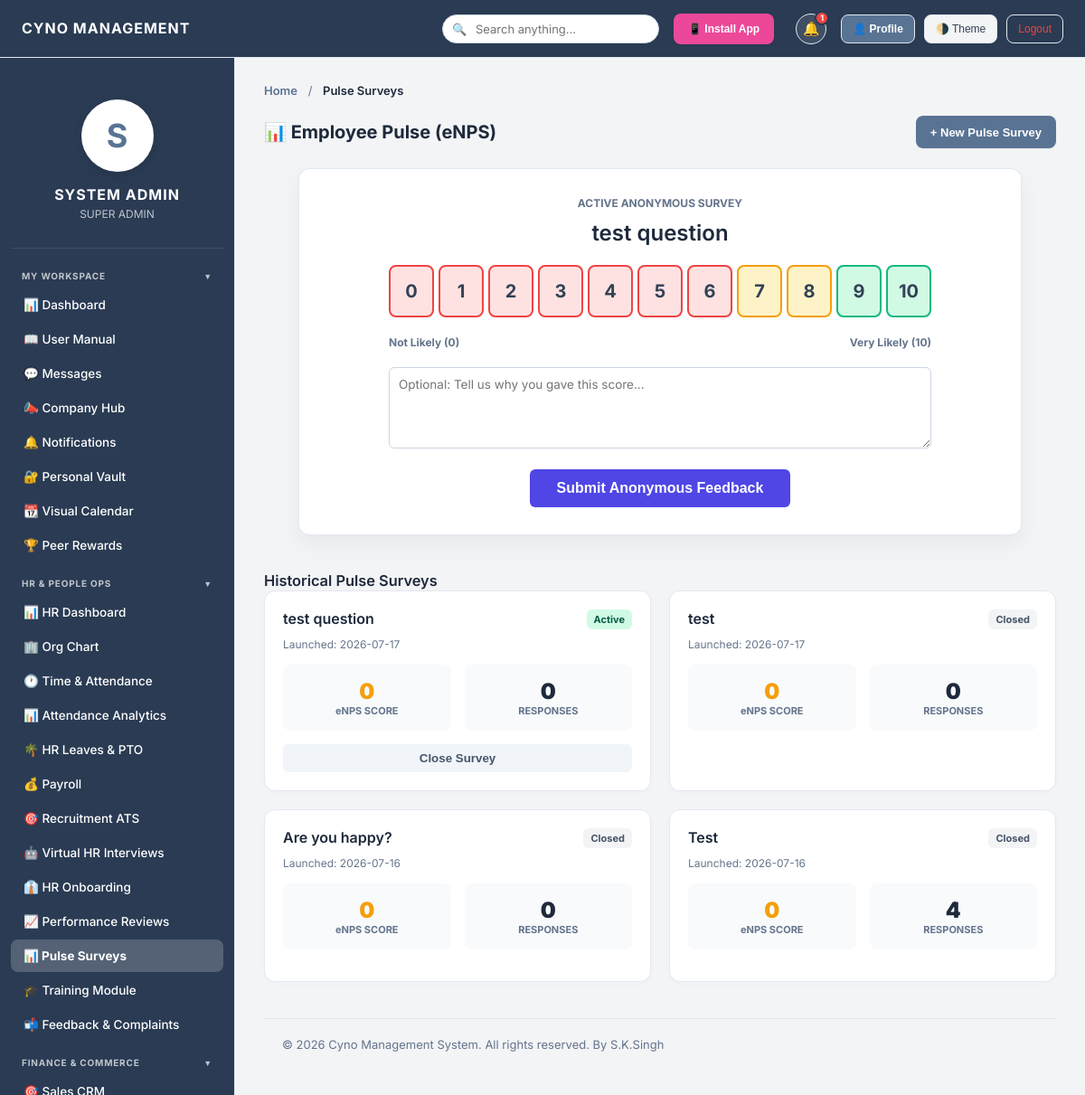
Page /pulse_surveys.php (signed in) on the committed database.
### tables this page shows
CREATE TABLE pulse_surveys (
        id INTEGER PRIMARY KEY AUTOINCREMENT,
        question TEXT NOT NULL,
        status TEXT DEFAULT 'Active',
        created_by TEXT,
        created_at DATETIME DEFAULT CURRENT_TIMESTAMP
    );

### includes/db.php (called while the page is built, shortened)
<?php
function hasPermission($pdo, $permission_key) {
    if (in_array($_SESSION['role'], ['Admin', 'Super Admin']) || $_SESSION['role'] === 'Super Admin') return true;
    return false;
}

### pulse_surveys.php (the view, shortened to what this page needs)
<?php
require_once 'includes/db.php';
require_once 'includes/header.php';
require_once 'includes/sidebar.php';
try {
    $pk = (isset($use_mysql) && $use_mysql) ? 'INT AUTO_INCREMENT PRIMARY KEY' : 'INTEGER PRIMARY KEY AUTOINCREMENT';
    $pdo->exec("CREATE TABLE IF NOT EXISTS pulse_surveys (
        id $pk,
        question TEXT NOT NULL,
        status VARCHAR(255) DEFAULT 'Active',
        created_by TEXT,
        created_at DATETIME DEFAULT CURRENT_TIMESTAMP
    )");
    $pdo->exec("CREATE TABLE IF NOT EXISTS pulse_responses (
        id $pk,
        survey_id INTEGER NOT NULL,
        score INTEGER NOT NULL,
        comment TEXT,
        created_at DATETIME DEFAULT CURRENT_TIMESTAMP
    )");
    try {
        $pdo->exec("ALTER TABLE pulse_responses ADD COLUMN score INTEGER");
        $pdo->exec("ALTER TABLE pulse_responses ADD COLUMN comment TEXT");
        $pdo->exec("ALTER TABLE pulse_surveys ADD COLUMN question TEXT");
    } catch (Exception $e) {
    }
} catch (Exception $e) {}
$isHR = hasPermission($pdo, 'manage_users') || in_array($_SESSION['role'], ['Admin', 'Super Admin']);
$activeSurvey = $pdo->query("SELECT * FROM pulse_surveys WHERE status = 'Active' ORDER BY created_at DESC LIMIT 1")->fetch(PDO::FETCH_ASSOC);
$allSurveys = [];
if ($isHR) {
    $surveys = $pdo->query("SELECT * FROM pulse_surveys ORDER BY created_at DESC")->fetchAll(PDO::FETCH_ASSOC);
    foreach ($surveys as $s) {
        $resp = $pdo->prepare("SELECT score FROM pulse_responses WHERE survey_id = ?");
        $resp->execute([$s['id']]);
        $scores = $resp->fetchAll(PDO::FETCH_COLUMN);
        $total = count($scores);
        $promoters = 0; $detractors = 0;
        foreach($scores as $sc) {
            if($sc >= 9) $promoters++;
            elseif($sc <= 6) $detractors++;
        }
        $enps = 0;
        if($total > 0) {
            $enps = round((($promoters / $total) - ($detractors / $total)) * 100);
        }
        $s['total_responses'] = $total;
        $s['enps'] = $enps;
        $allSurveys[] = $s;
    }
}
?>
<div class="content-section active">
    <div class="section-header">
        <h2>📊 Employee Pulse (eNPS)</h2>
        <?php if($isHR): ?>
        <button class="add-button" onclick="document.getElementById('surveyModal').style.display='flex'">+ New Pulse Survey</button>
        <?php endif; ?>
    </div>
    <?php if($activeSurvey): ?>
    <div style="background:white; border-radius:12px; padding:30px; border:1px solid #e2e8f0; box-shadow:0 10px 25px rgba(0,0,0,0.05); text-align:center; max-width:800px; margin:0 auto 40px auto;">
        <div style="font-size:12px; color:#64748b; font-weight:bold; text-transform:uppercase; margin-bottom:10px;">Active Anonymous Survey</div>
        <h3 style="font-size:24px; color:#1e293b; margin-top:0; margin-bottom:20px;"><?= htmlspecialchars($activeSurvey['question']) ?></h3>
        <form method="POST" action="controllers/save_survey.php">
            <div style="display:flex; justify-content:space-between; max-width:600px; margin:0 auto 20px auto; gap:5px;">
                <?php for($i=0; $i<=10; $i++):
                    $color = $i <= 6 ? '#fee2e2' : ($i <= 8 ? '#fef3c7' : '#d1fae5');
                    $border = $i <= 6 ? '#ef4444' : ($i <= 8 ? '#f59e0b' : '#10b981');
                ?>
                <label style="flex:1; cursor:pointer;">
                    <div class="score-box" style="background:<?= $color ?>; border:2px solid <?= $border ?>; border-radius:8px; padding:15px 0; font-size:20px; font-weight:bold; transition:transform 0.1s;" onclick="document.querySelectorAll('.score-box').forEach(b=>b.style.transform='scale(1)'); this.style.transform='scale(1.1)';">
                        <?= $i ?>
                    </div>
                </label>
                <?php endfor; ?>
            </div>
            <div style="display:flex; justify-content:space-between; max-width:600px; margin:0 auto 20px auto; font-size:12px; color:#64748b; font-weight:bold;">
                <span>Not Likely (0)</span>
                <span>Very Likely (10)</span>
            </div>
            <textarea name="comment" rows="3" placeholder="Optional: Tell us why you gave this score..." style="width:100%; max-width:600px; padding:10px; border:1px solid #cbd5e1; border-radius:6px; margin-bottom:20px;"></textarea>
            <div>
                <button type="submit" style="background:#4f46e5; color:white; border:none; padding:12px 30px; border-radius:6px; font-weight:bold; font-size:16px; cursor:pointer;">Submit Anonymous Feedback</button>
            </div>
        </form>
    </div>
    <?php endif; ?>
    <?php if($isHR): ?>
    <h3 style="color:var(--text-heading);">Historical Pulse Surveys</h3>
    <div style="display:grid; grid-template-columns:repeat(auto-fill, minmax(350px, 1fr)); gap:20px;">
        <?php foreach($allSurveys as $s): ?>
        <div style="background:white; border-radius:12px; border:1px solid #e2e8f0; padding:20px; box-shadow:0 2px 4px rgba(0,0,0,0.02);">
            <div style="display:flex; justify-content:space-between; align-items:flex-start;">
                <h4 style="margin:0 0 10px 0; font-size:16px;"><?= htmlspecialchars($s['question']) ?></h4>
                <span style="padding:4px 8px; border-radius:6px; font-size:11px; font-weight:bold; <?= $s['status']=='Active' ? 'background:#d1fae5; color:#065f46;' : 'background:#f3f4f6; color:#475569;' ?>">
                    <?= $s['status'] ?>
                </span>
            </div>
            <div style="font-size:12px; color:#64748b; margin-bottom:15px;">Launched: <?= substr($s['created_at'], 0, 10) ?></div>
            <div style="display:flex; gap:15px; margin-bottom:15px;">
                <div style="flex:1; background:#f8fafc; padding:15px; border-radius:8px; text-align:center;">
                    <div style="font-size:24px; font-weight:900; color:<?= $s['enps'] > 0 ? '#10b981' : ($s['enps'] < 0 ? '#ef4444' : '#f59e0b') ?>;">
                        <?= $s['enps'] ?>
                    </div>
                    <div style="font-size:11px; color:#64748b; font-weight:bold;">eNPS SCORE</div>
                </div>
                <div style="flex:1; background:#f8fafc; padding:15px; border-radius:8px; text-align:center;">
                    <div style="font-size:24px; font-weight:900; color:#1e293b;"><?= $s['total_responses'] ?></div>
                    <div style="font-size:11px; color:#64748b; font-weight:bold;">RESPONSES</div>
                </div>
            </div>
            <?php if($s['status'] === 'Active'): ?>
            <form method="POST" action="controllers/save_survey.php" onsubmit="return confirm('Close this survey?')">
                <button type="submit" style="width:100%; background:#f1f5f9; color:#475569; border:none; padding:8px; border-radius:6px; font-weight:bold; cursor:pointer;">Close Survey</button>
            </form>
            <?php endif; ?>
        </div>
        <?php endforeach; ?>
    </div>
    <?php endif; ?>
</div>
<?php require_once 'includes/footer.php'; ?>

### assets/css/style.css (style rules this page uses)
:root { --bg-body: #f3f4f6; --bg-header: #2a3b53; --bg-sidebar: #2a3b53; --bg-main: #f3f4f6; --bg-card: #ffffff; --bg-hover: rgba(255, 255, 255, 0.1); --border-card: #e2e8f0; --text-heading: #1e293b; --text-body: #334155; --text-muted: #64748b; --input-bg: #ffffff; --input-border: #cbd5e1; --table-header: #f8fafc; --primary-color: #597393; --primary-hover: #475f7e; --primary-light: rgba(255, 255, 255, 0.15); --success: #10b981; --warning: #f59e0b; --danger: #ef4444; --modal-overlay: rgba(15,23,42,0.6); --shadow-xs: 0 1px 2px 0 rgba(0, 0, 0, 0.05); --shadow-sm: 0 4px 6px -1px rgba(0, 0, 0, 0.05), 0 2px 4px -2px rgba(0, 0, 0, 0.05); --shadow-soft: 0 10px 25px -5px rgba(0, 0, 0, 0.05), 0 8px 10px -6px rgba(0, 0, 0, 0.05); --radius-sm: 8px; --radius-md: 12px; --radius-lg: 16px; --sidebar-w: 260px; --header-h: 64px; }
*, *::before, *::after { margin:0; padding:0; box-sizing:border-box; }
html { font-size:14px; -webkit-font-smoothing:antialiased; }
body { font-family:'Inter',system-ui,sans-serif; background:var(--bg-body); color:var(--text-body); min-height:100vh; overflow:hidden; }
h1,h2,h3,h4,h5,h6 { font-weight:600; color:var(--text-heading); line-height:1.3; }
.content-section.active { display:block; }
.section-header, .header-action { display:flex; justify-content:space-between; align-items:center; margin-bottom:22px; }
.section-header h2, .header-action h2 { font-size:20px; font-weight:700; color:var(--text-heading); margin:0; }
.add-button, .btn-primary, .btn, button.submit, .submit { display:inline-flex; align-items:center; gap:6px; height:36px; padding:0 16px; background:var(--primary-color); color:#fff; border:none; border-radius:var(--radius-sm); font-size:13px; font-weight:600; cursor:pointer; transition:background .2s, transform .1s, box-shadow .2s; white-space:nowrap; box-shadow:var(--shadow-xs); }
.form-group input, .form-group select, .form-group textarea, input[type="text"], input[type="email"], input[type="number"], input[type="password"], input[type="date"], input[type="month"], select, textarea { width:100%; padding:10px 14px; border:1px solid var(--input-border); border-radius:var(--radius-md); font-size:13.5px; font-family:inherit; background:var(--input-bg); color:var(--text-body); transition:border-color .2s ease, box-shadow .2s ease, transform .2s ease; outline:none; }
textarea { resize:vertical; min-height:90px; }
.content-section.active { animation: fadeInUp .35s ease-out; }

### rows in the picture
pulse_surveys: question "test question", status "Active", created_at "2026-07-17", enps "0", total_responses "0"
pulse_surveys: question "test", status "Closed", created_at "2026-07-17", enps "0", total_responses "0"
pulse_surveys: question "Are you happy?", status "Closed", created_at "2026-07-16", enps "0", total_responses "0"
pulse_surveys: question "Test", status "Closed", created_at "2026-07-16", enps "0", total_responses "4"

### other values in the picture
$GLOBAL_SETTINGS['company_name'] "CYNO MANAGEMENT"
$_notifCount "1"
substr($_SESSION['name'],0,1) "S"
$_SESSION['name'] "SYSTEM ADMIN"
$_SESSION['role'] "SUPER ADMIN"
$pageTitle "Pulse Surveys"
